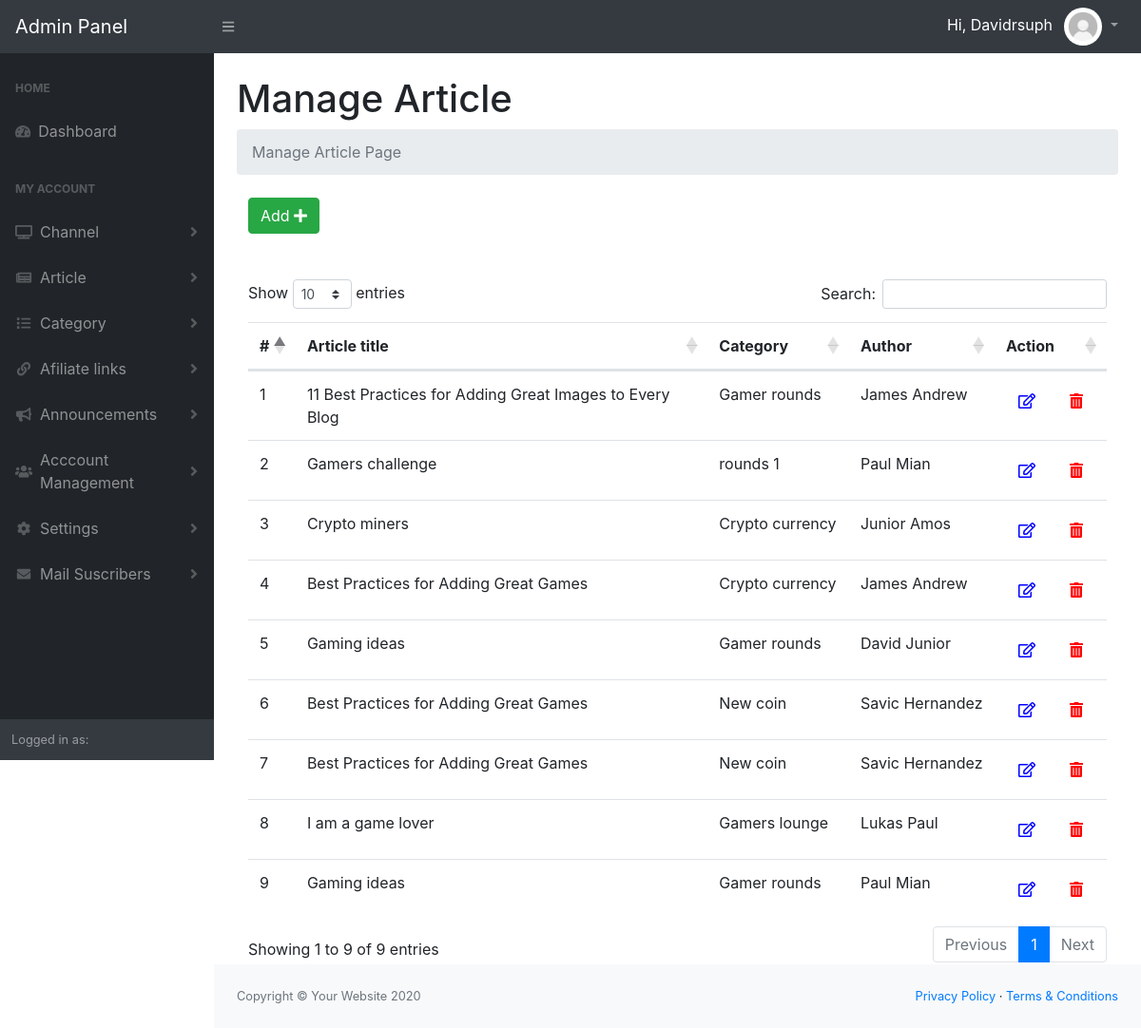
Screenshot of /admin/manage-article.php (signed in) with the database file from the repository.
### tables this page shows
CREATE TABLE IF NOT EXISTS `article` (
  `id` int(11) NOT NULL AUTO_INCREMENT,
  `user_id` int(11) NOT NULL,
  `title` varchar(255) NOT NULL,
  `author` varchar(255) NOT NULL,
  `description` text NOT NULL,
  `image` varchar(255) NOT NULL,
  `category` varchar(255) NOT NULL,
  `created_on` timestamp NOT NULL DEFAULT CURRENT_TIMESTAMP ON UPDATE CURRENT_TIMESTAMP,
  `Is_Active` int(11) DEFAULT NULL,
  PRIMARY KEY (`id`)
);

### admin/manage-article.php (the view, shortened to what this page needs)
<?php
require 'functions/dbconn.php';
$sql = 'SELECT * FROM article WHERE Is_Active=1';
$statement = $connection->prepare($sql);
$statement->execute();
$article = $statement->fetchAll(PDO::FETCH_ASSOC);
?>
<?php
    include('include/header.php');
?>
<?php
    include('include/sidebar.php');
?>
<main>
    <div class="container-fluid">
        <h1 class="mt-4">Manage Article</h1>
        <ol class="breadcrumb mb-4">
            <li class="breadcrumb-item active">Manage Article Page</li>
        </ol>
        <div class="col-md-12">
            <div class="demo-box m-t-20">
                <div class="m-b-30">
                    <a href="add-article.php">
                    <button id="addToTable" class="btn btn-success waves-effect waves-light">Add <i class="fa fa-plus" ></i></button>
                    </a>
                </div>
                <br>
                <br>
            <div class="table-responsive">
                <table class="table m-0 table-colored-bordered table-bordered-primary" id="dataTable">
                    <thead>
                        <tr>
                            <th>#</th>
                            <th>Article title</th>
                            <th>Category</th>
                            <th>Author</th>
                            <th>Action</th>
                        </tr>
                    </thead>
                    <tbody>
                     <?php $counter = 0; foreach($article as $art): ?>
					<tr>
                        <td><?php echo ++$counter; ?></td>
                        <td><?php echo $art['title']; ?></td>
                        <td><?php echo $art['category']; ?></td>
                        <td><?php echo $art['author']; ?></td>
						<td style="display: inline-flex;">
              <form action="edit-article.php" method="post">
                  <button type="submit" name="btn_edit" class="btn" style="color: blue;"><i class="far fa-edit"></i></button>
              </form>
          <form action="manage-article.php" method="post">
              <button type="submit" name="delete_btn" class="btn " onclick="return confirm('Are you sure you want to delete this record?');" style="margin-left: 10px;color: red;"><i class="fas fa-trash-alt"></i></button>
          </form>
            </td>
					</tr>
          <?php endforeach; ?>
                    </tbody>
                </table>
                </div>
            </div>
        </div>
    </div>
</main>
<?php
    include('include/footer.php');
?>
<?php
    include('include/scripts.php');
?>

### rows the page displays
article: title "11 Best Practices for Adding Great Images to Every Blog", category "Gamer rounds", author "James Andrew"
article: title "Gamers challenge", category "rounds 1", author "Paul Mian"
article: title "Crypto miners", category "Crypto currency", author "Junior Amos"
article: title "Best Practices for Adding Great Games", category "Crypto currency", author "James Andrew"
article: title "Gaming ideas", category "Gamer rounds", author "David Junior"
article: title "Best Practices for Adding Great Games", category "New coin", author "Savic Hernandez"
article: title "Best Practices for Adding Great Games", category "New coin", author "Savic Hernandez"
article: title "I am a game lover", category "Gamers lounge", author "Lukas Paul"
article: title "Gaming ideas", category "Gamer rounds", author "Paul Mian"

### other values shown
$user "Davidrsuph"
